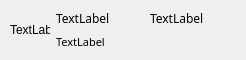
<?xml version="1.0" encoding="UTF-8"?>
<ui version="4.0">
 <class>ChatObjectItem</class>
 <widget class="QWidget" name="ChatObjectItem">
  <property name="geometry">
   <rect>
    <x>0</x>
    <y>0</y>
    <width>246</width>
    <height>60</height>
   </rect>
  </property>
  <property name="sizePolicy">
   <sizepolicy hsizetype="Preferred" vsizetype="Fixed">
    <horstretch>0</horstretch>
    <verstretch>0</verstretch>
   </sizepolicy>
  </property>
  <property name="minimumSize">
   <size>
    <width>60</width>
    <height>60</height>
   </size>
  </property>
  <property name="maximumSize">
   <size>
    <width>246</width>
    <height>60</height>
   </size>
  </property>
  <property name="windowTitle">
   <string>Form</string>
  </property>
  <widget class="QLabel" name="labelHead">
   <property name="geometry">
    <rect>
     <x>10</x>
     <y>10</y>
     <width>40</width>
     <height>40</height>
    </rect>
   </property>
   <property name="minimumSize">
    <size>
     <width>40</width>
     <height>40</height>
    </size>
   </property>
   <property name="maximumSize">
    <size>
     <width>40</width>
     <height>40</height>
    </size>
   </property>
   <property name="text">
    <string>TextLabel</string>
   </property>
  </widget>
  <widget class="QLabel" name="labelNickname">
   <property name="geometry">
    <rect>
     <x>56</x>
     <y>10</y>
     <width>55</width>
     <height>17</height>
    </rect>
   </property>
   <property name="font">
    <font>
     <family>微软雅黑</family>
    </font>
   </property>
   <property name="text">
    <string>TextLabel</string>
   </property>
  </widget>
  <widget class="QLabel" name="labelMessage">
   <property name="geometry">
    <rect>
     <x>56</x>
     <y>34</y>
     <width>55</width>
     <height>15</height>
    </rect>
   </property>
   <property name="maximumSize">
    <size>
     <width>16777215</width>
     <height>15</height>
    </size>
   </property>
   <property name="font">
    <font>
     <family>微软雅黑</family>
     <pointsize>8</pointsize>
     <underline>false</underline>
    </font>
   </property>
   <property name="text">
    <string>TextLabel</string>
   </property>
  </widget>
  <widget class="QLabel" name="labelDate">
   <property name="geometry">
    <rect>
     <x>150</x>
     <y>10</y>
     <width>55</width>
     <height>17</height>
    </rect>
   </property>
   <property name="font">
    <font>
     <family>微软雅黑</family>
    </font>
   </property>
   <property name="text">
    <string>TextLabel</string>
   </property>
  </widget>
  <widget class="QToolButton" name="toolButtonClose">
   <property name="geometry">
    <rect>
     <x>180</x>
     <y>30</y>
     <width>16</width>
     <height>16</height>
    </rect>
   </property>
   <property name="minimumSize">
    <size>
     <width>16</width>
     <height>16</height>
    </size>
   </property>
   <property name="maximumSize">
    <size>
     <width>16</width>
     <height>16</height>
    </size>
   </property>
   <property name="text">
    <string/>
   </property>
   <property name="autoRaise">
    <bool>true</bool>
   </property>
  </widget>
 </widget>
 <resources/>
 <connections/>
</ui>
